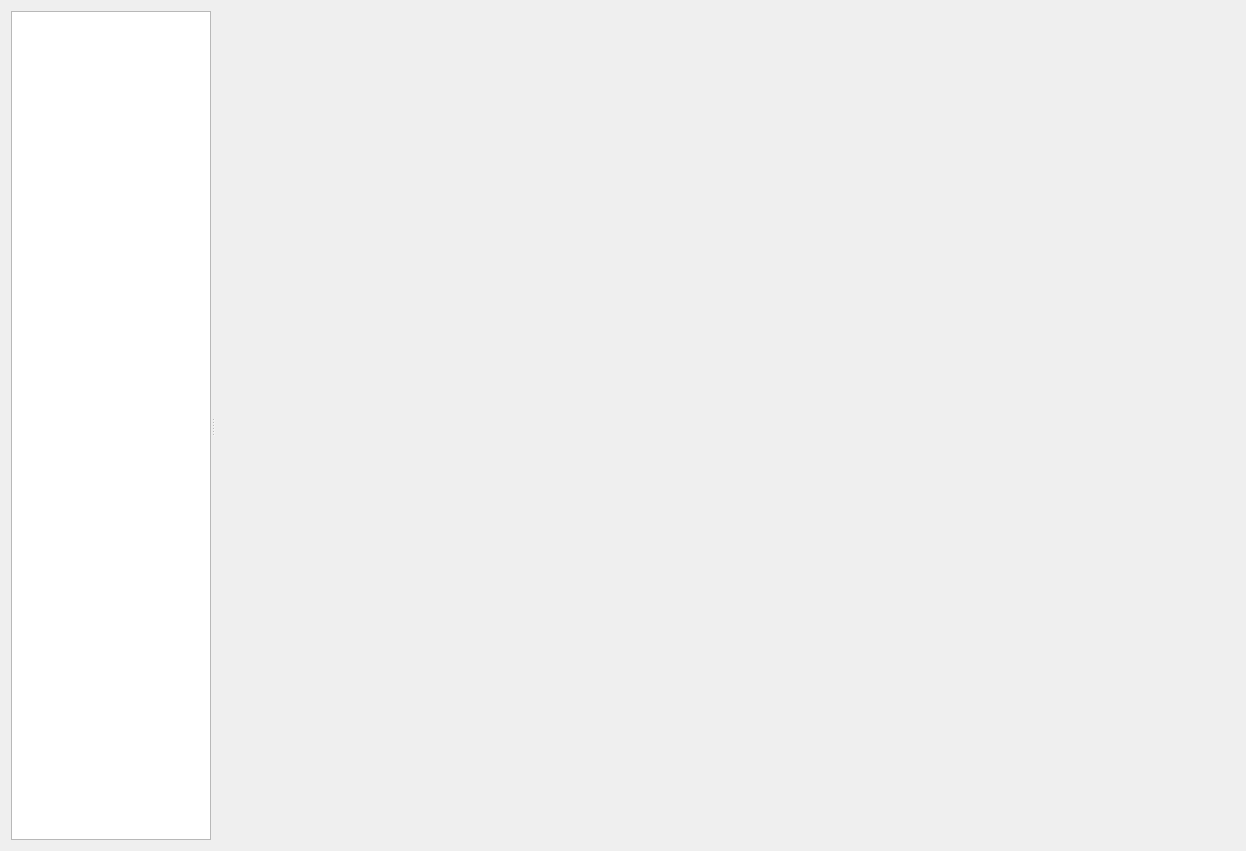
<?xml version="1.0" encoding="UTF-8"?>
<ui version="4.0">
 <class>PaneAspire</class>
 <widget class="QWidget" name="PaneAspire">
  <property name="geometry">
   <rect>
    <x>0</x>
    <y>0</y>
    <width>1246</width>
    <height>851</height>
   </rect>
  </property>
  <property name="windowTitle">
   <string>Form</string>
  </property>
  <layout class="QVBoxLayout" name="verticalLayout">
   <item>
    <widget class="QSplitter" name="splitter">
     <property name="orientation">
      <enum>Qt::Orientation::Horizontal</enum>
     </property>
     <widget class="QListWidget" name="listWidgetDownloaders">
      <property name="maximumSize">
       <size>
        <width>200</width>
        <height>16777215</height>
       </size>
      </property>
     </widget>
     <widget class="QStackedWidget" name="stackedWidget"/>
    </widget>
   </item>
  </layout>
 </widget>
 <resources/>
 <connections>
  <connection>
   <sender>listWidgetDownloaders</sender>
   <signal>currentRowChanged(int)</signal>
   <receiver>stackedWidget</receiver>
   <slot>setCurrentIndex(int)</slot>
   <hints>
    <hint type="sourcelabel">
     <x>163</x>
     <y>252</y>
    </hint>
    <hint type="destinationlabel">
     <x>708</x>
     <y>240</y>
    </hint>
   </hints>
  </connection>
 </connections>
</ui>
